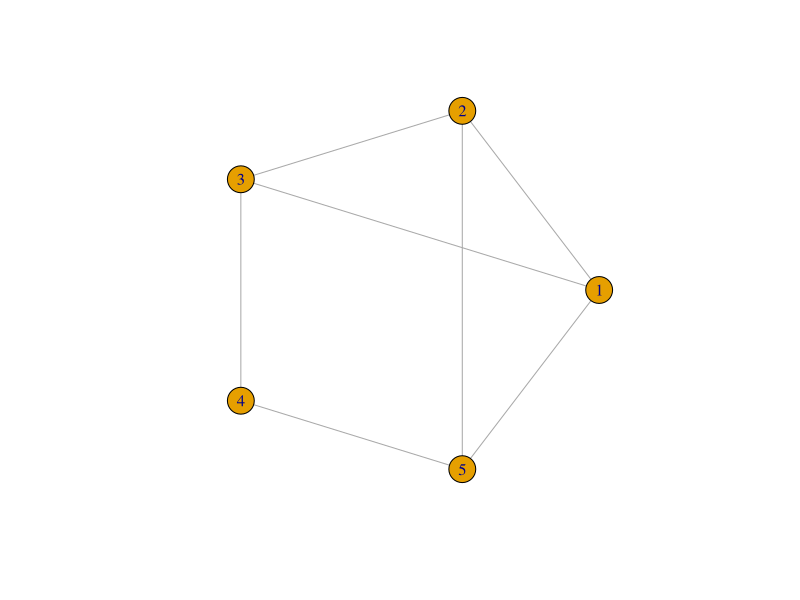
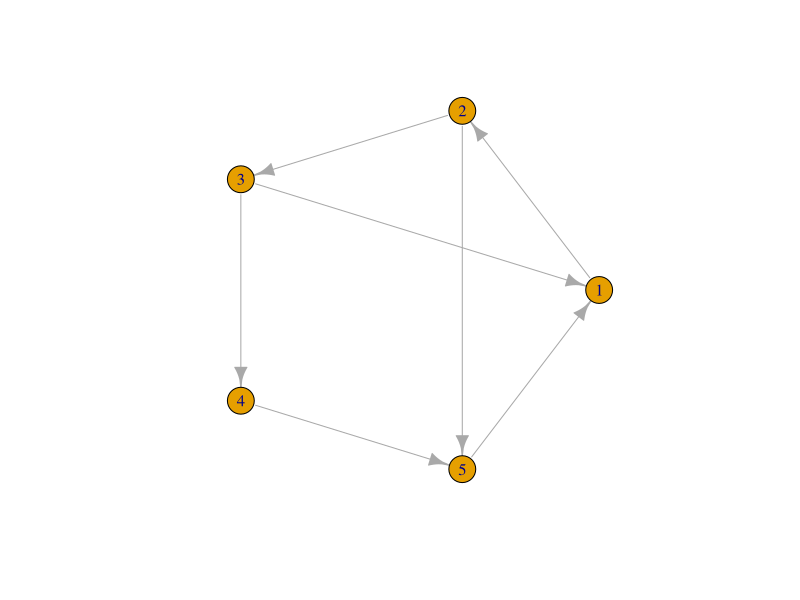
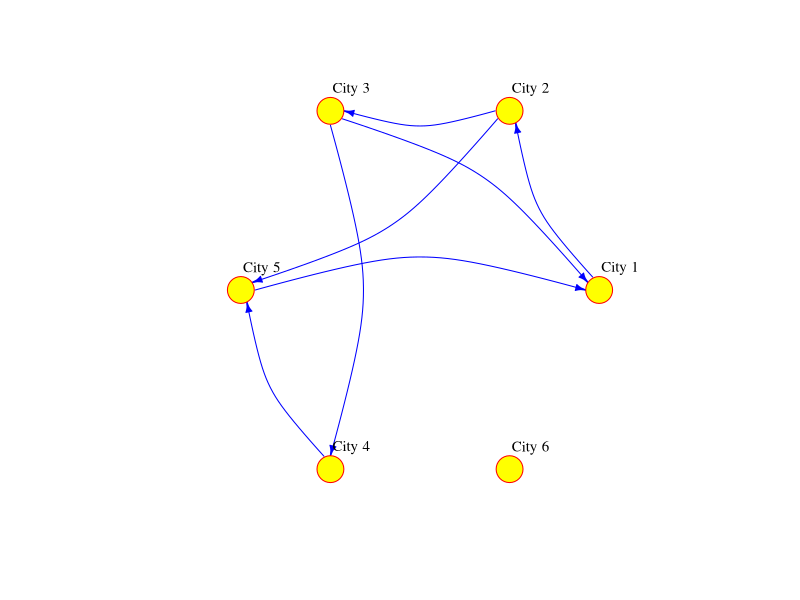
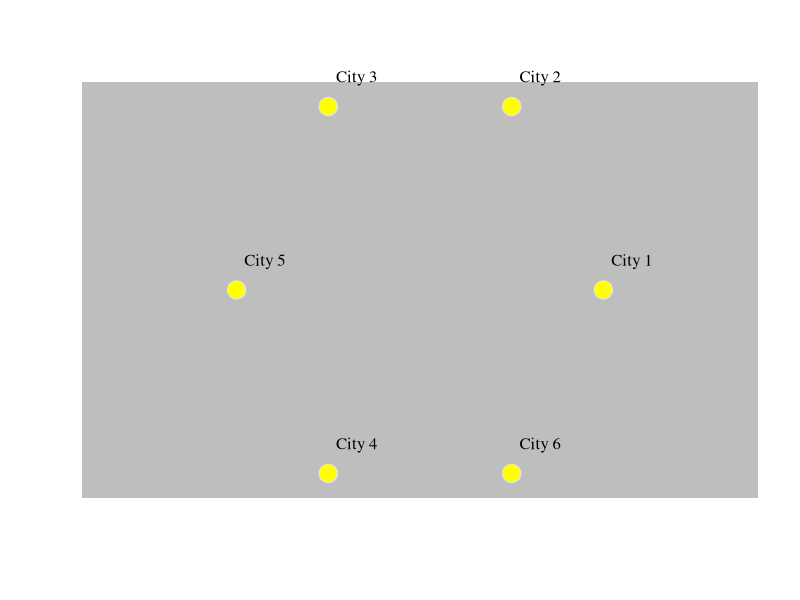

These charts were generated, in order, by the following R code:
## ---- chunk 1
#| include = FALSE
rm(list=ls()) # clear working space
## ---- chunk 2
#| warning: false
#| message: false
#| 
# working with spatial data
library(sf)
# data manipulation and visualisation
library(tidyverse)
# network manipulation and analysis
library(igraph)
## ---- chunk 3
# create a graph object
network <- graph( 
  n = 5, # add number of nodes
  edges = c(1,2, 
            2,3, 
            2,5, 
            3,1, 
            3,4, 
            4,5, 
            5,1), # add edges
  directed = FALSE )

# plot
plot(network, 
     layout = layout.circle(network), # set layout
     vertex.label = 1:5)
## ---- chunk 4
# create a graph object
network <- graph( 
  n = 5, # add number of nodes
  edges = c(1,2, 
            2,3, 
            2,5, 
            3,1, 
            3,4, 
            4,5, 
            5,1), # add edges
  directed = TRUE )

# plot
plot(network, 
     layout = layout.circle(network), # set layout
     vertex.label = 1:5)
## ---- chunk 5
# create a graph object
network_isolated <- graph( 
  c("City 1","City 2", 
    "City 2","City 3", 
    "City 2","City 5", 
    "City 3","City 1", 
    "City 3","City 4", 
    "City 4","City 5", 
    "City 5","City 1"),
  isolates=c("City 6") # isolated node
  )

# plot
plot(network_isolated, 
      layout = layout.circle(network_isolated),
     vertex.frame.color="red",  
     vertex.label.color="black",
     vertex.label.cex=0.9, 
     vertex.label.dist=2.3, 
     edge.curved=0.3, 
     edge.arrow.size=.5, 
     edge.color = "blue", 
     vertex.color="yellow", 
     vertex.size=15) 
## ---- chunk 6
V(network_isolated)
## ---- chunk 7
V(network_isolated)$name
## ---- chunk 8
V(network_isolated)$population <- c(92000, 549000, 1786000, 74000, 8000, 21000)
## ---- chunk 9
E(network_isolated)
## ---- chunk 10
E(network_isolated)$weight <- c(2000, 5000, 1000, 1000, 4000, 3500, 7000)
## ---- chunk 11
network_isolated[]
## ---- chunk 12
vertex_attr(network_isolated)
## ---- chunk 13
network_isolated$title <- "Network of human mobility between cities"
## ---- chunk 14
plot(network_isolated,
     layout = layout.circle(network_isolated),
     # adjust nodes
     vertex.frame.color = "gray90",    # line colour
     vertex.label.color = "black",    # label colour 
     vertex.label.cex = 1,            # label font size
     vertex.label.dist = 3,           # label distance
     vertex.color = "yellow",         # colour 
     vertex.size=10,                  # size
     # adjust edges
     edge.curved=0.3,     # curvature
     edge.arrow.size=0.5,  # size
     edge.arrow.width=.5,
     edge.width=E(network_isolated)$weight,
     edge.color = "gray") # colour
## ---- chunk 15
edge_density(network_isolated, 
             loops=FALSE)
## ---- chunk 16
reciprocity(network_isolated)
